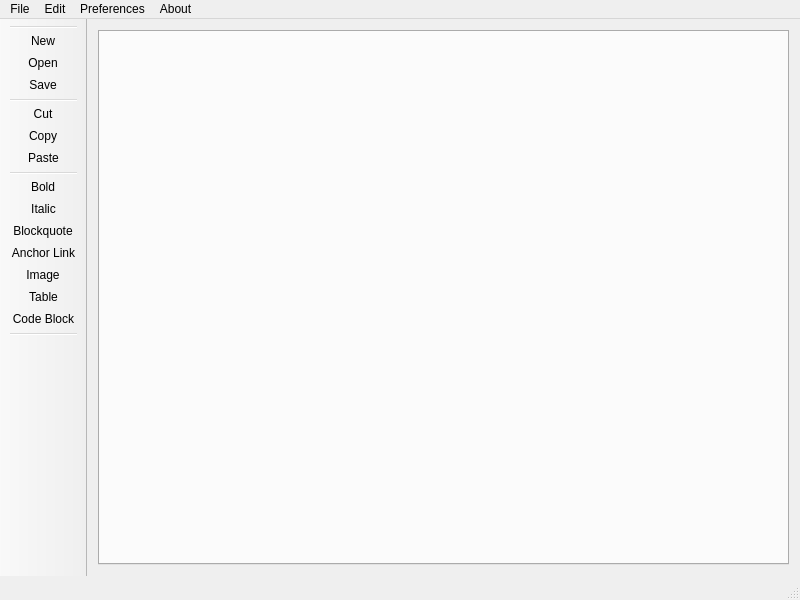
<?xml version="1.0" encoding="UTF-8"?>
<ui version="4.0">
 <class>MainWindow</class>
 <widget class="QMainWindow" name="MainWindow">
  <property name="geometry">
   <rect>
    <x>0</x>
    <y>0</y>
    <width>800</width>
    <height>600</height>
   </rect>
  </property>
  <property name="sizePolicy">
   <sizepolicy hsizetype="Minimum" vsizetype="Minimum">
    <horstretch>0</horstretch>
    <verstretch>0</verstretch>
   </sizepolicy>
  </property>
  <property name="minimumSize">
   <size>
    <width>300</width>
    <height>300</height>
   </size>
  </property>
  <property name="windowTitle">
   <string>LightMdEditor - A Markdown Editor</string>
  </property>
  <property name="styleSheet">
   <string notr="true"/>
  </property>
  <widget class="QWidget" name="centralWidget">
   <property name="sizePolicy">
    <sizepolicy hsizetype="Expanding" vsizetype="Expanding">
     <horstretch>0</horstretch>
     <verstretch>0</verstretch>
    </sizepolicy>
   </property>
   <layout class="QVBoxLayout" name="verticalLayout">
    <item>
     <widget class="QTabWidget" name="tabWidget">
      <property name="currentIndex">
       <number>-1</number>
      </property>
     </widget>
    </item>
   </layout>
  </widget>
  <widget class="QMenuBar" name="menuBar">
   <property name="geometry">
    <rect>
     <x>0</x>
     <y>0</y>
     <width>800</width>
     <height>25</height>
    </rect>
   </property>
   <widget class="QMenu" name="menuFile">
    <property name="title">
     <string>File</string>
    </property>
    <addaction name="separator"/>
    <addaction name="actionNew"/>
    <addaction name="actionOpen"/>
    <addaction name="actionSave"/>
    <addaction name="actionExit"/>
   </widget>
   <widget class="QMenu" name="menuEdit">
    <property name="title">
     <string>Edit</string>
    </property>
    <addaction name="actionCut"/>
    <addaction name="actionCopy"/>
    <addaction name="actionPaste"/>
    <addaction name="actionBold"/>
    <addaction name="actionItalic"/>
    <addaction name="actionAnchor_Link"/>
    <addaction name="actionImage"/>
    <addaction name="actionTable"/>
    <addaction name="actionCode_Block"/>
    <addaction name="actionBlockquote"/>
    <addaction name="actionFind"/>
    <addaction name="actionFind_Replace"/>
   </widget>
   <widget class="QMenu" name="menuAbout">
    <property name="title">
     <string>About</string>
    </property>
    <addaction name="actionContact"/>
   </widget>
   <widget class="QMenu" name="menuPreferences">
    <property name="title">
     <string>Preferences</string>
    </property>
    <addaction name="actionFont"/>
    <addaction name="actionFocus_Mode"/>
    <addaction name="actionWordWrap"/>
    <addaction name="actionFull_Screen"/>
    <addaction name="actionTheme_Toggle"/>
   </widget>
   <addaction name="menuFile"/>
   <addaction name="menuEdit"/>
   <addaction name="menuPreferences"/>
   <addaction name="menuAbout"/>
  </widget>
  <widget class="QToolBar" name="mainToolBar">
   <property name="sizePolicy">
    <sizepolicy hsizetype="Fixed" vsizetype="Preferred">
     <horstretch>0</horstretch>
     <verstretch>0</verstretch>
    </sizepolicy>
   </property>
   <property name="movable">
    <bool>false</bool>
   </property>
   <attribute name="toolBarArea">
    <enum>LeftToolBarArea</enum>
   </attribute>
   <attribute name="toolBarBreak">
    <bool>false</bool>
   </attribute>
   <addaction name="separator"/>
   <addaction name="actionNew"/>
   <addaction name="actionOpen"/>
   <addaction name="actionSave"/>
   <addaction name="separator"/>
   <addaction name="actionCut"/>
   <addaction name="actionCopy"/>
   <addaction name="actionPaste"/>
   <addaction name="separator"/>
   <addaction name="actionBold"/>
   <addaction name="actionItalic"/>
   <addaction name="actionBlockquote"/>
   <addaction name="actionAnchor_Link"/>
   <addaction name="actionImage"/>
   <addaction name="actionTable"/>
   <addaction name="actionCode_Block"/>
   <addaction name="separator"/>
  </widget>
  <widget class="QStatusBar" name="statusBar">
   <property name="font">
    <font>
     <family>Andale Mono</family>
     <pointsize>12</pointsize>
     <weight>75</weight>
     <bold>true</bold>
    </font>
   </property>
  </widget>
  <action name="actionNew">
   <property name="icon">
    <iconset resource="LightMdEditor.qrc">
     <normaloff>:/images/theme_dark/new.png</normaloff>:/images/theme_dark/new.png</iconset>
   </property>
   <property name="text">
    <string>New</string>
   </property>
   <property name="shortcut">
    <string>Ctrl+N</string>
   </property>
  </action>
  <action name="actionOpen">
   <property name="icon">
    <iconset resource="LightMdEditor.qrc">
     <normaloff>:/images/theme_dark/edit.png</normaloff>:/images/theme_dark/edit.png</iconset>
   </property>
   <property name="text">
    <string>Open</string>
   </property>
   <property name="shortcut">
    <string>Ctrl+O</string>
   </property>
  </action>
  <action name="actionSave">
   <property name="icon">
    <iconset resource="LightMdEditor.qrc">
     <normaloff>:/images/theme_dark/save.png</normaloff>:/images/theme_dark/save.png</iconset>
   </property>
   <property name="text">
    <string>Save</string>
   </property>
   <property name="shortcut">
    <string>Ctrl+S</string>
   </property>
  </action>
  <action name="actionCut">
   <property name="icon">
    <iconset resource="LightMdEditor.qrc">
     <normaloff>:/images/theme_dark/cut.png</normaloff>:/images/theme_dark/cut.png</iconset>
   </property>
   <property name="text">
    <string>Cut</string>
   </property>
   <property name="shortcut">
    <string>Ctrl+X</string>
   </property>
  </action>
  <action name="actionCopy">
   <property name="icon">
    <iconset resource="LightMdEditor.qrc">
     <normaloff>:/images/theme_dark/copy.png</normaloff>:/images/theme_dark/copy.png</iconset>
   </property>
   <property name="text">
    <string>Copy</string>
   </property>
   <property name="shortcut">
    <string>Ctrl+C</string>
   </property>
  </action>
  <action name="actionPaste">
   <property name="icon">
    <iconset resource="LightMdEditor.qrc">
     <normaloff>:/images/theme_dark/paste.png</normaloff>:/images/theme_dark/paste.png</iconset>
   </property>
   <property name="text">
    <string>Paste</string>
   </property>
   <property name="shortcut">
    <string>Ctrl+P</string>
   </property>
  </action>
  <action name="actionBold">
   <property name="icon">
    <iconset resource="LightMdEditor.qrc">
     <normaloff>:/images/theme_dark/bold.png</normaloff>:/images/theme_dark/bold.png</iconset>
   </property>
   <property name="text">
    <string>Bold</string>
   </property>
   <property name="shortcut">
    <string>Ctrl+B</string>
   </property>
  </action>
  <action name="actionItalic">
   <property name="icon">
    <iconset resource="LightMdEditor.qrc">
     <normaloff>:/images/theme_dark/italic.png</normaloff>:/images/theme_dark/italic.png</iconset>
   </property>
   <property name="text">
    <string>Italic</string>
   </property>
   <property name="shortcut">
    <string>Ctrl+I</string>
   </property>
  </action>
  <action name="actionAnchor_Link">
   <property name="icon">
    <iconset resource="LightMdEditor.qrc">
     <normaloff>:/images/theme_dark/link.png</normaloff>:/images/theme_dark/link.png</iconset>
   </property>
   <property name="text">
    <string>Anchor Link</string>
   </property>
   <property name="shortcut">
    <string>Ctrl+Shift+L</string>
   </property>
  </action>
  <action name="actionImage">
   <property name="icon">
    <iconset resource="LightMdEditor.qrc">
     <normaloff>:/images/theme_dark/image.png</normaloff>:/images/theme_dark/image.png</iconset>
   </property>
   <property name="text">
    <string>Image</string>
   </property>
   <property name="shortcut">
    <string>Ctrl+Shift+I</string>
   </property>
  </action>
  <action name="actionCode_Block">
   <property name="icon">
    <iconset resource="LightMdEditor.qrc">
     <normaloff>:/images/theme_dark/codeblock.png</normaloff>:/images/theme_dark/codeblock.png</iconset>
   </property>
   <property name="text">
    <string>Code Block</string>
   </property>
   <property name="shortcut">
    <string>Ctrl+Shift+K</string>
   </property>
  </action>
  <action name="actionBlockquote">
   <property name="icon">
    <iconset resource="LightMdEditor.qrc">
     <normaloff>:/images/theme_dark/blockquote.png</normaloff>:/images/theme_dark/blockquote.png</iconset>
   </property>
   <property name="text">
    <string>Blockquote</string>
   </property>
   <property name="shortcut">
    <string>Ctrl+Shift+Q</string>
   </property>
  </action>
  <action name="actionHelp">
   <property name="text">
    <string>Help</string>
   </property>
   <property name="shortcut">
    <string>F1</string>
   </property>
  </action>
  <action name="actionContact">
   <property name="text">
    <string>Contact</string>
   </property>
  </action>
  <action name="actionExit">
   <property name="text">
    <string>Exit</string>
   </property>
  </action>
  <action name="actionFont">
   <property name="icon">
    <iconset resource="LightMdEditor.qrc">
     <normaloff>:/images/theme_dark/font.png</normaloff>:/images/theme_dark/font.png</iconset>
   </property>
   <property name="text">
    <string>Font</string>
   </property>
  </action>
  <action name="actionFind">
   <property name="icon">
    <iconset resource="LightMdEditor.qrc">
     <normaloff>:/images/theme_dark/find.png</normaloff>:/images/theme_dark/find.png</iconset>
   </property>
   <property name="text">
    <string>Find</string>
   </property>
   <property name="shortcut">
    <string>Ctrl+F</string>
   </property>
  </action>
  <action name="actionFind_Replace">
   <property name="icon">
    <iconset resource="LightMdEditor.qrc">
     <normaloff>:/images/theme_dark/findreplace.png</normaloff>:/images/theme_dark/findreplace.png</iconset>
   </property>
   <property name="text">
    <string>Find &amp; Replace</string>
   </property>
  </action>
  <action name="actionWordWrap">
   <property name="checkable">
    <bool>true</bool>
   </property>
   <property name="text">
    <string>WordWrap</string>
   </property>
  </action>
  <action name="actionTable">
   <property name="icon">
    <iconset resource="LightMdEditor.qrc">
     <normaloff>:/images/theme_dark/table.png</normaloff>:/images/theme_dark/table.png</iconset>
   </property>
   <property name="text">
    <string>Table</string>
   </property>
   <property name="shortcut">
    <string>Ctrl+T</string>
   </property>
  </action>
  <action name="actionFull_Screen">
   <property name="text">
    <string>Full Screen</string>
   </property>
   <property name="shortcut">
    <string>F11</string>
   </property>
  </action>
  <action name="actionFocus_Mode">
   <property name="checkable">
    <bool>true</bool>
   </property>
   <property name="text">
    <string>Focus Mode</string>
   </property>
  </action>
  <action name="actionTheme_Toggle">
   <property name="checked">
    <bool>false</bool>
   </property>
   <property name="text">
    <string>Theme Toggle</string>
   </property>
  </action>
 </widget>
 <layoutdefault spacing="6" margin="11"/>
 <resources>
  <include location="LightMdEditor.qrc"/>
 </resources>
 <connections/>
</ui>
